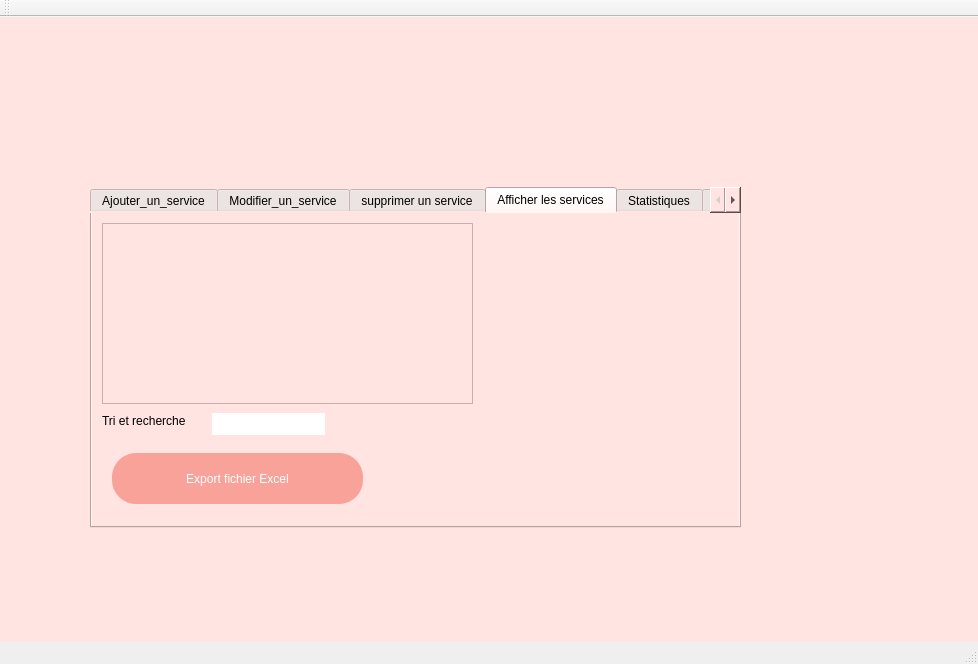
<?xml version="1.0" encoding="UTF-8"?>
<ui version="4.0">
 <class>MainWindow</class>
 <widget class="QMainWindow" name="MainWindow">
  <property name="geometry">
   <rect>
    <x>0</x>
    <y>0</y>
    <width>978</width>
    <height>664</height>
   </rect>
  </property>
  <property name="windowTitle">
   <string>MainWindow</string>
  </property>
  <widget class="QWidget" name="centralWidget">
   <property name="styleSheet">
    <string notr="true">QWidget
{ background-color : #ffe4e1 ;
}

QPushButton{
background-color : #f8a299 ;
border : none ;
border-radius : 24px ;
	font: 75 11pt &quot;MS Shell Dlg 2&quot;;
	
    color:white;
}

QLineEdit {
border-radius : 20px ;
background-color : white ;
padding-left : 70px ;
}

QGroupBox {
border-radius : 29px ;
border : none ; 
background-color : #facdc8 ;

}

QPushButton::hover {
font-weight : bold ;
background-color :white;
color :#f8a299;
}</string>
   </property>
   <widget class="QTabWidget" name="tabWidget">
    <property name="geometry">
     <rect>
      <x>90</x>
      <y>170</y>
      <width>651</width>
      <height>341</height>
     </rect>
    </property>
    <property name="styleSheet">
     <string notr="true">QWidget
{

backgrounf-color:#ffe4e1;}</string>
    </property>
    <property name="currentIndex">
     <number>3</number>
    </property>
    <widget class="QWidget" name="Ajouter_un_service">
     <attribute name="title">
      <string>Ajouter_un_service</string>
     </attribute>
     <widget class="QGroupBox" name="groupBox">
      <property name="geometry">
       <rect>
        <x>40</x>
        <y>20</y>
        <width>311</width>
        <height>181</height>
       </rect>
      </property>
      <property name="title">
       <string>Services</string>
      </property>
      <widget class="QLabel" name="label">
       <property name="geometry">
        <rect>
         <x>30</x>
         <y>40</y>
         <width>111</width>
         <height>16</height>
        </rect>
       </property>
       <property name="text">
        <string>Numéro de service</string>
       </property>
      </widget>
      <widget class="QLabel" name="label_2">
       <property name="geometry">
        <rect>
         <x>30</x>
         <y>70</y>
         <width>111</width>
         <height>16</height>
        </rect>
       </property>
       <property name="text">
        <string>Thème </string>
       </property>
      </widget>
      <widget class="QLineEdit" name="lineEdit">
       <property name="geometry">
        <rect>
         <x>160</x>
         <y>40</y>
         <width>113</width>
         <height>22</height>
        </rect>
       </property>
      </widget>
      <widget class="QLineEdit" name="lineEdit_2">
       <property name="geometry">
        <rect>
         <x>160</x>
         <y>70</y>
         <width>113</width>
         <height>22</height>
        </rect>
       </property>
      </widget>
     </widget>
     <widget class="QPushButton" name="pushButton">
      <property name="geometry">
       <rect>
        <x>260</x>
        <y>210</y>
        <width>93</width>
        <height>28</height>
       </rect>
      </property>
      <property name="text">
       <string>Ajouter</string>
      </property>
     </widget>
     <widget class="QLabel" name="label_9">
      <property name="geometry">
       <rect>
        <x>-6</x>
        <y>-25</y>
        <width>491</width>
        <height>341</height>
       </rect>
      </property>
      <property name="text">
       <string/>
      </property>
      <property name="pixmap">
       <pixmap>../pngtree-pink-backgroun-with-gilter-gold-design-image_307591.jpg</pixmap>
      </property>
     </widget>
     <zorder>label_9</zorder>
     <zorder>groupBox</zorder>
     <zorder>pushButton</zorder>
    </widget>
    <widget class="QWidget" name="Modifier_un_service">
     <attribute name="title">
      <string>Modifier_un_service</string>
     </attribute>
     <widget class="QGroupBox" name="groupBox_2">
      <property name="geometry">
       <rect>
        <x>40</x>
        <y>20</y>
        <width>311</width>
        <height>181</height>
       </rect>
      </property>
      <property name="title">
       <string>Services</string>
      </property>
      <widget class="QLabel" name="label_3">
       <property name="geometry">
        <rect>
         <x>20</x>
         <y>40</y>
         <width>111</width>
         <height>16</height>
        </rect>
       </property>
       <property name="text">
        <string>Numéro de service</string>
       </property>
      </widget>
      <widget class="QLabel" name="label_4">
       <property name="geometry">
        <rect>
         <x>20</x>
         <y>70</y>
         <width>111</width>
         <height>16</height>
        </rect>
       </property>
       <property name="text">
        <string>Thème</string>
       </property>
      </widget>
      <widget class="QLineEdit" name="lineEdit_3">
       <property name="geometry">
        <rect>
         <x>150</x>
         <y>40</y>
         <width>113</width>
         <height>22</height>
        </rect>
       </property>
      </widget>
      <widget class="QLineEdit" name="lineEdit_4">
       <property name="geometry">
        <rect>
         <x>150</x>
         <y>70</y>
         <width>113</width>
         <height>22</height>
        </rect>
       </property>
      </widget>
     </widget>
     <widget class="QPushButton" name="pushButton_2">
      <property name="geometry">
       <rect>
        <x>260</x>
        <y>210</y>
        <width>93</width>
        <height>28</height>
       </rect>
      </property>
      <property name="text">
       <string>Modifier</string>
      </property>
     </widget>
     <widget class="QLabel" name="label_10">
      <property name="geometry">
       <rect>
        <x>-6</x>
        <y>-25</y>
        <width>491</width>
        <height>341</height>
       </rect>
      </property>
      <property name="text">
       <string/>
      </property>
      <property name="pixmap">
       <pixmap>../pngtree-pink-backgroun-with-gilter-gold-design-image_307591.jpg</pixmap>
      </property>
     </widget>
     <zorder>label_10</zorder>
     <zorder>groupBox_2</zorder>
     <zorder>pushButton_2</zorder>
    </widget>
    <widget class="QWidget" name="supprimer_un_service">
     <attribute name="title">
      <string>supprimer un service</string>
     </attribute>
     <widget class="QLabel" name="label_5">
      <property name="geometry">
       <rect>
        <x>10</x>
        <y>70</y>
        <width>181</width>
        <height>16</height>
       </rect>
      </property>
      <property name="text">
       <string>Numéro de service à supprimer</string>
      </property>
     </widget>
     <widget class="QLineEdit" name="lineEdit_5">
      <property name="geometry">
       <rect>
        <x>220</x>
        <y>70</y>
        <width>113</width>
        <height>22</height>
       </rect>
      </property>
     </widget>
     <widget class="QPushButton" name="pushButton_3">
      <property name="geometry">
       <rect>
        <x>250</x>
        <y>160</y>
        <width>93</width>
        <height>28</height>
       </rect>
      </property>
      <property name="text">
       <string>Supprimer</string>
      </property>
     </widget>
     <widget class="QGroupBox" name="groupBox_3">
      <property name="geometry">
       <rect>
        <x>0</x>
        <y>20</y>
        <width>371</width>
        <height>221</height>
       </rect>
      </property>
      <property name="title">
       <string/>
      </property>
     </widget>
     <zorder>groupBox_3</zorder>
     <zorder>label_5</zorder>
     <zorder>lineEdit_5</zorder>
     <zorder>pushButton_3</zorder>
    </widget>
    <widget class="QWidget" name="Afficher_les_services">
     <attribute name="title">
      <string>Afficher les services</string>
     </attribute>
     <widget class="QTableView" name="tableView">
      <property name="geometry">
       <rect>
        <x>10</x>
        <y>10</y>
        <width>371</width>
        <height>181</height>
       </rect>
      </property>
     </widget>
     <widget class="QLabel" name="label_6">
      <property name="geometry">
       <rect>
        <x>10</x>
        <y>200</y>
        <width>101</width>
        <height>16</height>
       </rect>
      </property>
      <property name="text">
       <string>Tri et recherche</string>
      </property>
     </widget>
     <widget class="QLineEdit" name="lineEdit_6">
      <property name="geometry">
       <rect>
        <x>120</x>
        <y>200</y>
        <width>113</width>
        <height>22</height>
       </rect>
      </property>
     </widget>
     <widget class="QPushButton" name="pushButton_4">
      <property name="geometry">
       <rect>
        <x>20</x>
        <y>240</y>
        <width>251</width>
        <height>51</height>
       </rect>
      </property>
      <property name="text">
       <string>Export fichier Excel</string>
      </property>
     </widget>
    </widget>
    <widget class="QWidget" name="Statistiques">
     <attribute name="title">
      <string>Statistiques</string>
     </attribute>
     <widget class="QTableView" name="tableView_2">
      <property name="geometry">
       <rect>
        <x>175</x>
        <y>20</y>
        <width>201</width>
        <height>231</height>
       </rect>
      </property>
     </widget>
     <widget class="QPushButton" name="pushButton_5">
      <property name="geometry">
       <rect>
        <x>10</x>
        <y>250</y>
        <width>211</width>
        <height>51</height>
       </rect>
      </property>
      <property name="text">
       <string>générer statiqtiques</string>
      </property>
     </widget>
    </widget>
    <widget class="QWidget" name="Classification_des_avis">
     <attribute name="title">
      <string>Classification_des_avis</string>
     </attribute>
    </widget>
    <widget class="QWidget" name="Promotions">
     <attribute name="title">
      <string>Promotions</string>
     </attribute>
    </widget>
   </widget>
  </widget>
  <widget class="QMenuBar" name="menuBar">
   <property name="geometry">
    <rect>
     <x>0</x>
     <y>0</y>
     <width>978</width>
     <height>26</height>
    </rect>
   </property>
  </widget>
  <widget class="QToolBar" name="mainToolBar">
   <attribute name="toolBarArea">
    <enum>TopToolBarArea</enum>
   </attribute>
   <attribute name="toolBarBreak">
    <bool>false</bool>
   </attribute>
  </widget>
  <widget class="QStatusBar" name="statusBar"/>
 </widget>
 <layoutdefault spacing="6" margin="11"/>
 <resources/>
 <connections/>
</ui>
